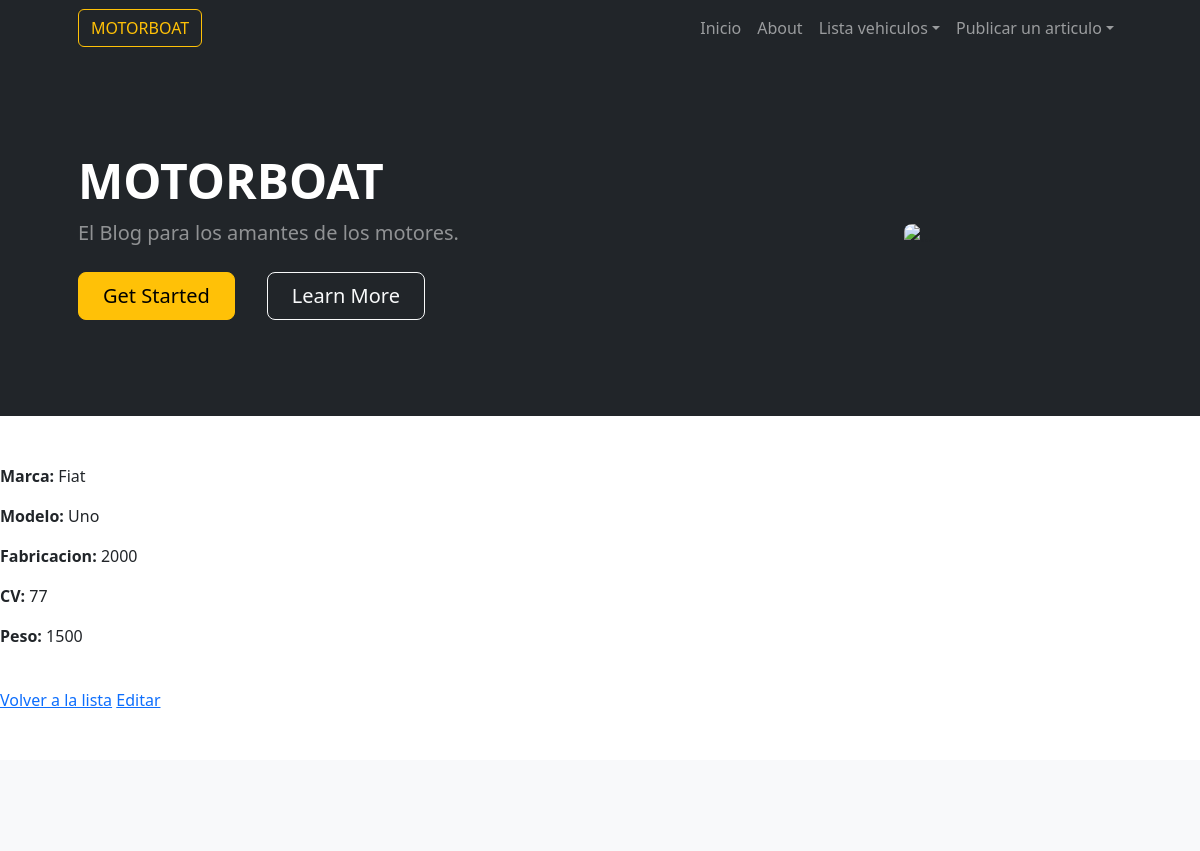
Before: /vehiculos/automovil/1/ (upper part) with the older database file.
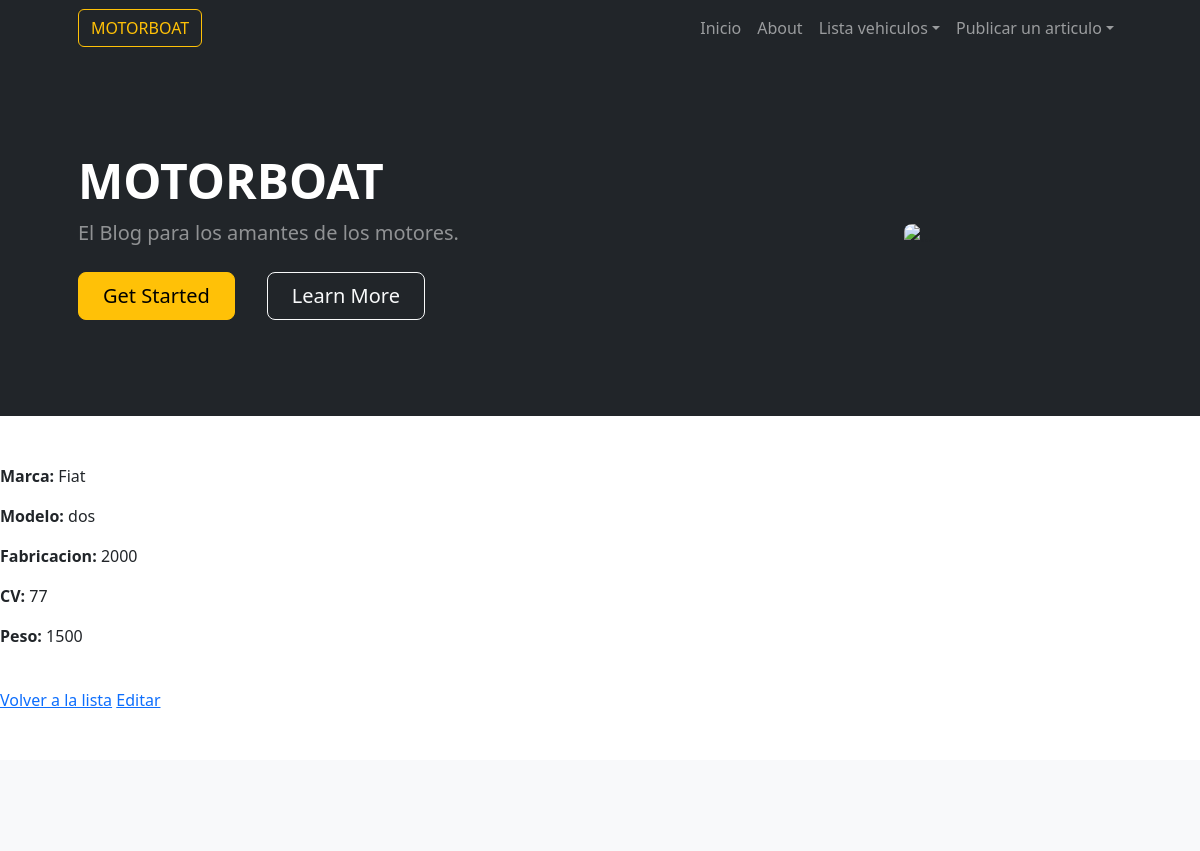
After: the same page with the newer database file.
### app_vehiculos/models.py (models this page shows, shortened)
class Automovil(models.Model):
    marca = models.CharField(max_length=256)
    modelo = models.CharField(max_length=256)
    fabricacion = models.IntegerField()
    cv = models.IntegerField(blank=True)
    peso = models.IntegerField(blank=True)

### app_vehiculos/views.py (the view)
# urls.py: path("automovil/<int:pk>/", AutomovilDetailView.as_view(), name="ver_automovil"),
class AutomovilDetailView(DetailView):
    model = Automovil
    success_url = reverse_lazy('listar_auto')

### app_vehiculos/templates/app_vehiculos/automovil_detail.html
{% extends "base.html" %}
{% block contenido %}
<p>
 <strong>Marca:</strong> {{ object.marca }}
</p>
<p>
 <strong>Modelo:</strong> {{ object.modelo }}
</p>
<p>
 <strong>Fabricacion:</strong> {{ object.fabricacion }}
</p>
<p>
 <strong>CV:</strong> {{ object.cv }}
</p>
<p>
 <strong>Peso:</strong> {{ object.peso }}
</p>
<br>
<a href="{% url 'listar_automoviles' %}">Volver a la lista</a>
<a href="{% url 'editar_automovil' object.id %}">Editar</a>
{% endblock contenido %}

Changed rows visible on the page:
changed Automovil "Fiat": modelo "Uno" → "dos"
